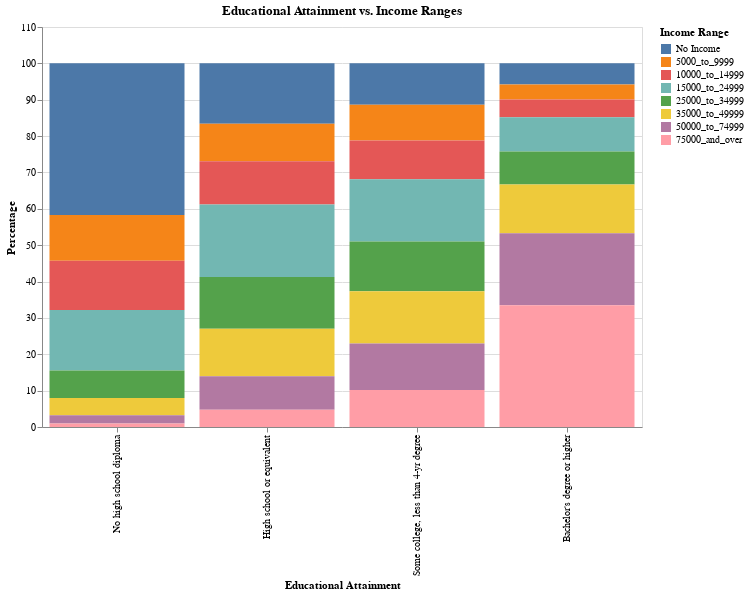

Source (notebook cell):
### Markdown cell above
- **Here is a bar graph to visually reinforce our insight from above:**

### Code cell
bar_chart = alt.Chart(edu_percentages_melted).mark_bar().encode(
    x= alt.X('Educational Attainment', sort = ['Children under 15', 'No high school diploma', 'High school or equivalent', 
                                               'Some college, less than 4-yr degree', "Bachelor's degree or higher"]),
    y='Percentage',
    color= alt.Color('Income Range', scale=alt.Scale(domain=['No Income', '5000_to_9999', '10000_to_14999', '15000_to_24999', 
                                   '25000_to_34999', '35000_to_49999', '50000_to_74999', '75000_and_over']))
).properties(
    title='Educational Attainment vs. Income Ranges',
    width=600,
    height=400
)

bar_chart

### Figure 1 — Vega-Lite specification as saved in the notebook (floating-point values rounded to 4 significant figures)
{"config": {"view": {"continuousWidth": 400, "continuousHeight": 300}}, "data": {"name": "data-424b48311284fcc05d33f92d696c694c"}, "mark": "bar", "encoding": {"color": {"field": "Income Range", "scale": {"domain": ["No Income", "5000_to_9999", "10000_to_14999", "15000_to_24999", "25000_to_34999", "35000_to_49999", "50000_to_74999", "75000_and_over"]}, "type": "nominal"}, "x": {"field": "Educational Attainment", "sort": ["Children under 15", "No high school diploma", "High school or equivalent", "Some college, less than 4-yr degree", "Bachelor's degree or higher"], "type": "nominal"}, "y": {"field": "Percentage", "type": "quantitative"}}, "height": 400, "title": "Educational Attainment vs. Income Ranges", "width": 600, "$schema": "https://vega.github.io/schema/vega-lite/v4.17.0.json", "datasets": {"data-424b48311284fcc05d33f92d696c694c": [{"Educational Attainment": "No high school diploma", "Income Range": "No Income", "Percentage": 41.7}, {"Educational Attainment": "High school or equivalent", "Income Range": "No Income", "Percentage": 16.59}, {"Educational Attainment": "Some college, less than 4-yr degree", "Income Range": "No Income", "Percentage": 11.35}, {"Educational Attainment": "Bachelor's degree or higher", "Income Range": "No Income", "Percentage": 5.784}, {"Educational Attainment": "No high school diploma", "Income Range": "5000_to_9999", "Percentage": 12.56}, {"Educational Attainment": "High school or equivalent", "Income Range": "5000_to_9999", "Percentage": 10.33}, {"Educational Attainment": "Some college, less than 4-yr degree", "Income Range": "5000_to_9999", "Percentage": 9.832}, {"Educational Attainment": "Bachelor's degree or higher", "Income Range": "5000_to_9999", "Percentage": 4.124}, {"Educational Attainment": "No high school diploma", "Income Range": "10000_to_14999", "Percentage": 13.57}, {"Educational Attainment": "High school or equivalent", "Income Range": "10000_to_14999", "Percentage": 11.87}, {"Educational Attainment": "Some college, less than 4-yr degree", "Income Range": "10000_to_14999", "Percentage": 10.67}, {"Educational Attainment": "Bachelor's degree or higher", "Income Range": "10000_to_14999", "Percentage": 4.913}, {"Educational Attainment": "No high school diploma", "Income Range": "15000_to_24999", "Percentage": 16.66}, {"Educational Attainment": "High school or equivalent", "Income Range": "15000_to_24999", "Percentage": 19.98}, {"Educational Attainment": "Some college, less than 4-yr degree", "Income Range": "15000_to_24999", "Percentage": 17.13}, {"Educational Attainment": "Bachelor's degree or higher", "Income Range": "15000_to_24999", "Percentage": 9.442}, {"Educational Attainment": "No high school diploma", "Income Range": "25000_to_34999", "Percentage": 7.514}, {"Educational Attainment": "High school or equivalent", "Income Range": "25000_to_34999", "Percentage": 14.23}, {"Educational Attainment": "Some college, less than 4-yr degree", "Income Range": "25000_to_34999", "Percentage": 13.66}, {"Educational Attainment": "Bachelor's degree or higher", "Income Range": "25000_to_34999", "Percentage": 9.055}, {"Educational Attainment": "No high school diploma", "Income Range": "35000_to_49999", "Percentage": 4.769}, {"Educational Attainment": "High school or equivalent", "Income Range": "35000_to_49999", "Percentage": 13.06}, {"Educational Attainment": "Some college, less than 4-yr degree", "Income Range": "35000_to_49999", "Percentage": 14.41}, {"Educational Attainment": "Bachelor's degree or higher", "Income Range": "35000_to_49999", "Percentage": 13.42}, {"Educational Attainment": "No high school diploma", "Income Range": "50000_to_74999", "Percentage": 2.287}, {"Educational Attainment": "High school or equivalent", "Income Range": "50000_to_74999", "Percentage": 9.199}, {"Educational Attainment": "Some college, less than 4-yr degree", "Income Range": "50000_to_74999", "Percentage": 12.75}, {"Educational Attainment": "Bachelor's degree or higher", "Income Range": "50000_to_74999", "Percentage": 19.77}, {"Educational Attainment": "No high school diploma", "Income Range": "75000_and_over", "Percentage": 0.9433}, {"Educational Attainment": "High school or equivalent", "Income Range": "75000_and_over", "Percentage": 4.74}, {"Educational Attainment": "Some college, less than 4-yr degree", "Income Range": "75000_and_over", "Percentage": 10.2}, {"Educational Attainment": "Bachelor's degree or higher", "Income Range": "75000_and_over", "Percentage": 33.5}]}}
